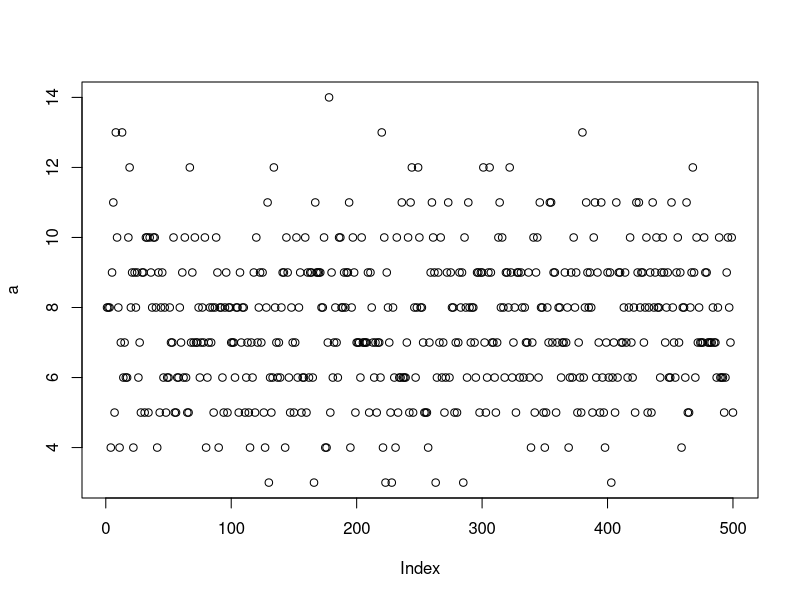

Generate this figure with R: (Note: this script raises an error after producing the figure.)
## ---- chunk 1
knitr::opts_chunk$set(cache = TRUE, autodep = TRUE, cache.comments = TRUE)
## ---- chunk 2
## For reproducibility --- don't change this!
set.seed(08312021)
## ---- chunk 3
bin.draws.0.5 <- rbinom(n = 500, size = 15, prob = 0.5)
bin.draws.0.5[1:25]
bin.draws.0.5[475:500]
bin.draws.0.5[seq_len(0)]
## ---- chunk 4
a <- bin.draws.0.5
a[1] + a[5]
a[2] < a[10]
c(2, 10)[which.max(a[c(2, 10)])]

a[a == 3]
length(a[a == 3])
choose(15, 3) * 0.5^3 * 0.5^(15 - 3) * 500

dbinom(3, 15, 0.5) * 500
all.equal(
  pbinom(3, 15, 0.5),
  dbinom(3, 15, 0.5) + dbinom(2, 15, 0.5) + dbinom(1, 15, 0.5) + dbinom(0, 15, 0.5)
)
## ---- chunk 5
# YOUR CODE GOES HERE
## ---- chunk 6
summary(a)
## ---- chunk 7
typeof(a)
mode(a)
storage.mode(a)
class(a)

as.character(a)
## ---- chunk 8
plot(a)
## ---- chunk 9
tabulate(a)
table(a)
c(1, NULL)
c(NULL, 1)
c(NA, 1)

ll <- list(a = 5, b = 10)
ll
ll$b <- NULL
ll
ll["b"] <- list(NULL)
ll

args <- list(data.frame(a = 1, b = 2), NULL, data.frame(a = 1, b = 2))
rbind(!!!args)
rlang::inject(rbind(!!!args))

?`!!!`
## ---- chunk 10
# YOUR CODE GOES HERE
## ---- chunk 11
# YOUR CODE GOES HERE
## ---- chunk 12
a2 <- rbinom(n = 500, size = 15, prob = 0.2)
a3 <- rbinom(n = 500, size = 15, prob = 0.3)
a4 <- rbinom(n = 500, size = 15, prob = 0.4)
a6 <- rbinom(n = 500, size = 15, prob = 0.6)
a7 <- rbinom(n = 500, size = 15, prob = 0.7)
a8 <- rbinom(n = 500, size = 15, prob = 0.8)
## ---- chunk 13
# YOUR CODE GOES HERE
## ---- chunk 14
# YOUR CODE GOES HERE
## ---- chunk 15
bin.matrix <- matrix(rbinom(n = 500 * 7, size = 15, prob = c(0.2, 0.3, 0.4, 0.6, 0.7, 0.8)), nrow = 500, ncol = 7)
bin.matrix <- array(c(a2, a3, a4, a6, a7, a8), dim = c(500, 6))
bin.matrix <- cbind(a2, a3, a4, a6, a7, a8)
bin.matrix

list(c(1, 2))
list(1, 2)
c(list(list(1, 3), 2), 2)

vctrs::vec_c(list(1, 2), list(3, 4))
vctrs::vec_c(c(1, 2), c(3, 4))
## ---- chunk 16
# YOUR CODE GOES HERE
## ---- chunk 17
# YOUR CODE GOES HERE
## ---- chunk 18
# YOUR CODE GOES HERE
## ---- chunk 19
# YOUR CODE GOES HERE
## ---- chunk 20
# YOUR CODE GOES HERE
## ---- chunk 21
# YOUR CODE GOES HERE
## ---- chunk 22
# YOUR CODE GOES HERE
## ---- chunk 23
# YOUR CODE GOES HERE
## ---- chunk 24
# YOUR CODE GOES HERE
## ---- chunk 25
# YOUR CODE GOES HERE
## ---- chunk 26
# YOUR CODE GOES HERE
## ---- chunk 27
# YOUR CODE GOES HERE
## ---- chunk 28
# YOUR CODE GOES HERE
## ---- chunk 29
# YOUR CODE GOES HERE
